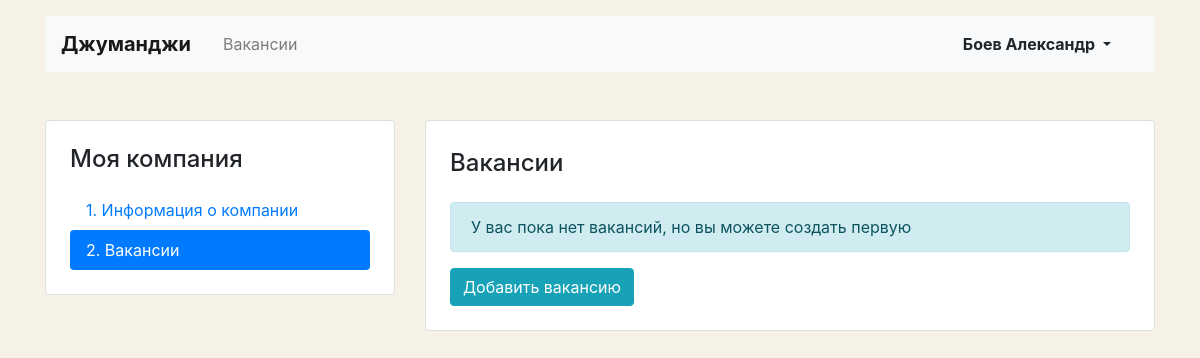
//mycompany/vacancies/ (signed in), run on an earlier commit of the app's database.
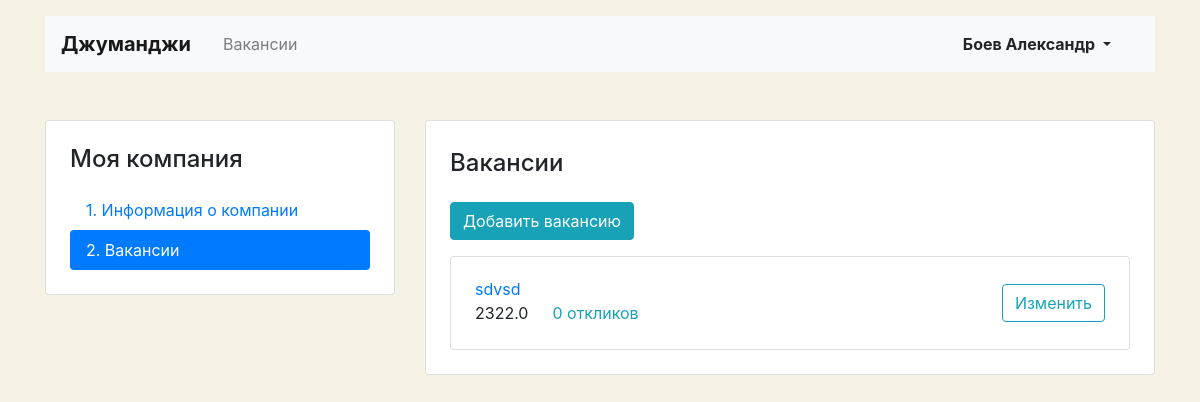
And on a later commit of the database.
### vacancies/models.py (models this page shows)
class Vacancy(models.Model):
    title = models.CharField(max_length=20)
    specialty = models.ForeignKey(Specialty, on_delete=models.CASCADE, related_name="vacancies")
    company = models.ForeignKey(Company, on_delete=models.CASCADE, related_name="vacancies")
    skills = models.TextField()
    description = models.TextField()
    salary_min = models.FloatField()
    salary_max = models.FloatField()
    published_at = models.DateField(default=datetime.now())
    class Meta:
        app_label = 'vacancies'

### vacancies/views.py (the view)
# urls.py: path('/mycompany/vacancies/', mycompany_vacancies_view.as_view(), name='mycompany_vacancies'),
class mycompany_vacancies_view(ListView):
    model = Vacancy
    template_name ='companies/vacancy-list.html'
    def get_queryset(self):
        return Vacancy.objects.filter(company__owner__username=self.request.user)

### vacancies/context_processor.py (called while the page is built)
def statistics(request):
    return {
        'user': User.objects.filter(username=request.user)
    }

### vacancies/templatetags/filters.py (called while the page is built)
@register.filter(name='rus_plural_endings_2')
def rus_plural_endings_2(value, arg):
    if 5 <= abs(value) % 100 <= 20 or value == 0:
        return arg + 'ов'
    if abs(value) % 10 == 1:
        return arg+''
    if 2 <= abs(value) % 10 <= 4:
        return arg + 'а'

### vacancies/templates/companies/vacancy-list.html (shortened to what this page needs)
{% extends 'base.html' %}
{% load filters %}
{% block head_page %}
<head>
  <link rel="stylesheet" href="https://stackpath.bootstrapcdn.com/bootstrap/4.3.1/css/bootstrap.min.css">
{% endblock %}
{% block main_bloc %}
<main class="container mt-3 pb-5">
  <div class="row mt-5">
    <div class="col-12 col-lg-4">
      <aside class="pt-3 pb-4 px-4 mb-5 card">
        <h1 class="h4 pt-2 pb-2">Моя компания</h1>
        <div class="nav flex-column nav-pills" id="v-pills-tab" role="tablist" aria-orientation="vertical">
          <a class="nav-link" href="{%url 'mycompany_edit'%}">1. Информация о&nbsp;компании</a>
          <a class="nav-link active" href="{%url 'mycompany_vacancies'%}">2. Вакансии</a>
        </div>
      </aside>
    </div>
    <div class="col-12 col-lg-8">
      <div class="card">
        <div class="card-body px-4 pb-4">
          <section class="tab-pane fade show active">
            <h2 class="h4 pt-2 pb-3">Вакансии</h2>
            {%if object_list.count == 0%}
            <p class="alert alert-info" role="alert">
              У вас пока нет вакансий, но вы можете создать первую
            </p>
            {%endif%}
            <a href="{% url 'mycompany_vacancy_create' %}" type="submit" class="btn btn-info" >Добавить вакансию</a>
            {% for vacancy in object_list %}
            <div class="card mt-3">
              <div class="card-body px-4">
                <div class="row align-items-center">
                  <div class="col-6 col-lg-8">
                    <a href="{%url 'vacancy' vacancy.id%}" class="mb-1">{{vacancy.title}}</a>
                    <p class="mb-1">
                      <span class="mr-4">{{vacancy.salary_max}}</span><a href="#" class="text-info">{{vacancy.applications.count}} {{vacancy.applications.count|rus_plural_endings_2:'отклик'}}</a>
                    </p>
                  </div>
                  <div class="col-6 col-lg-4 text-right">
                    <a href="{%url 'mycompany_vacancy' vacancy.id%}" class="btn btn-outline-info">Изменить</a>
                  </div>
                </div>
              </div>
            </div>
            {%endfor%}
          </section>
          </div>
        </div>
      </div>
    </div>
  </main>
{% endblock %}

What changed in the data, as far as the page shows it:
added Vacancy: title "sdvsd", salary_max "2322.0", applications.count "0", applications.count|rus_plural_endings_2 "откликов"
Also different on the page:
text no longer shown: "У вас пока нет вакансий, но вы можете создать первую"
